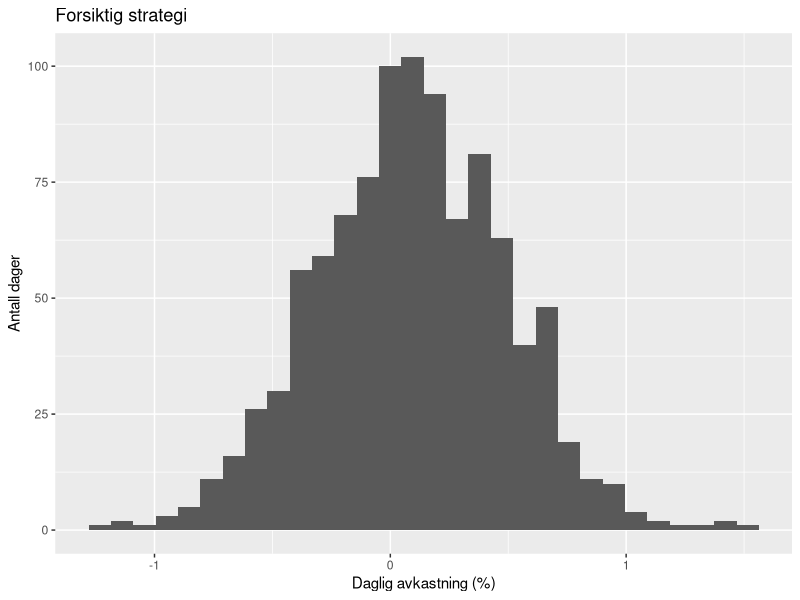
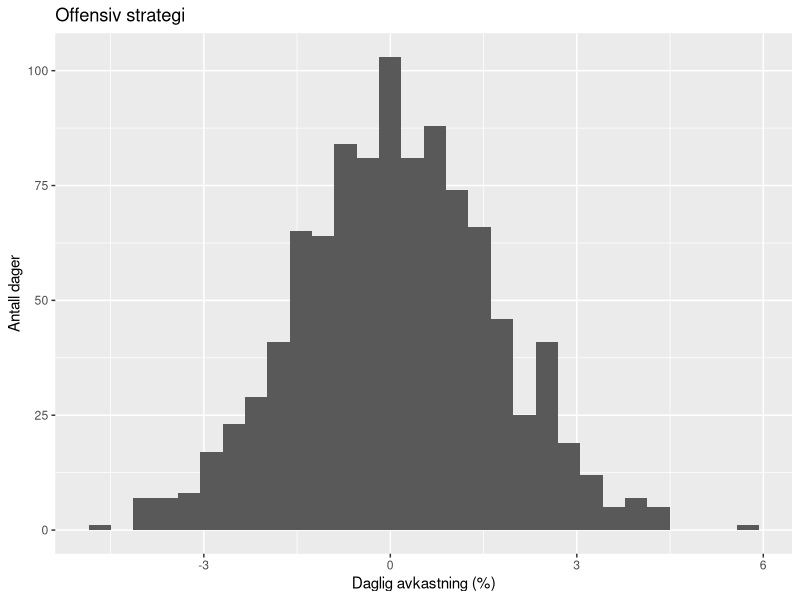
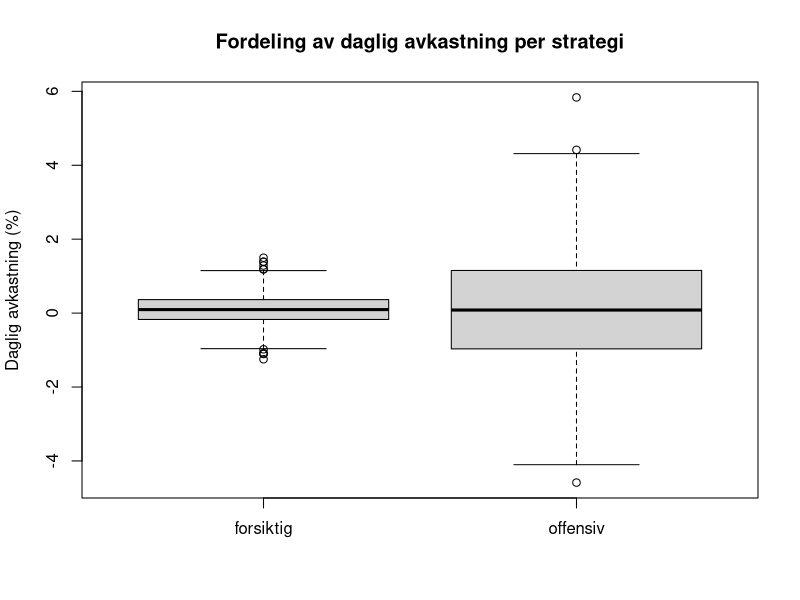
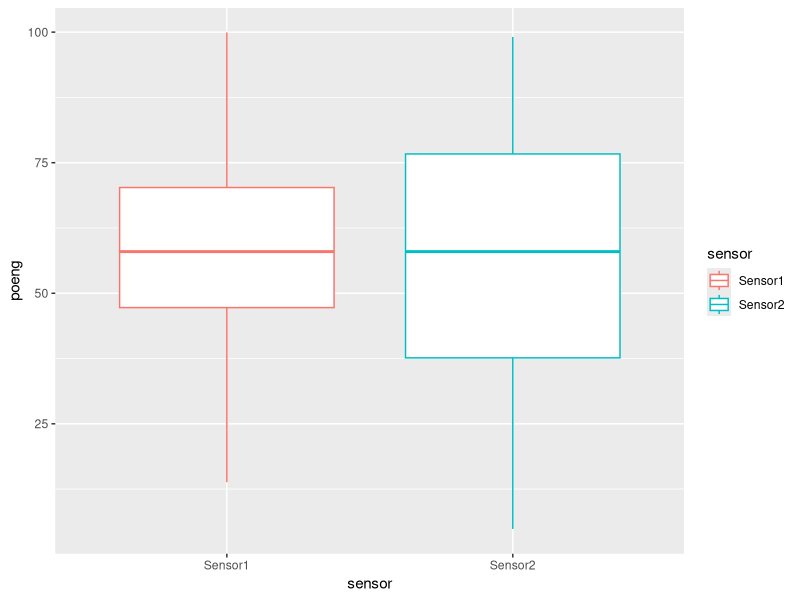
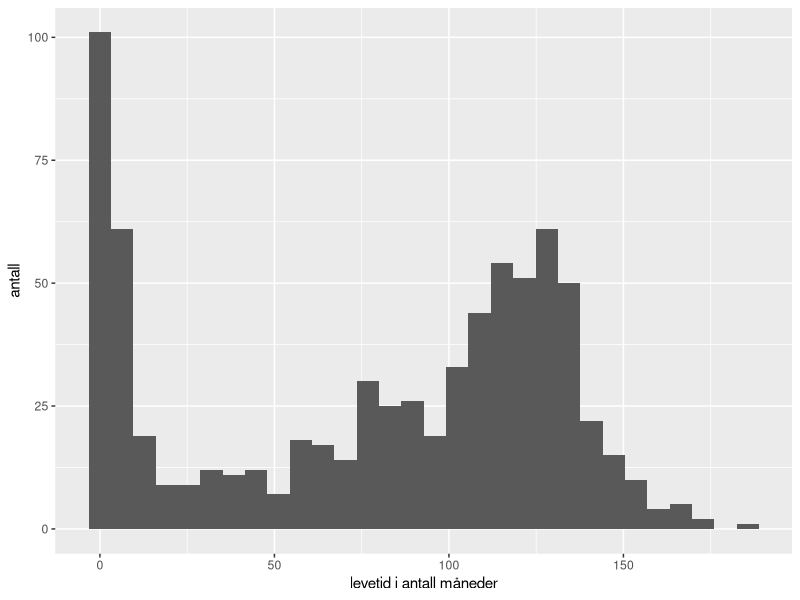
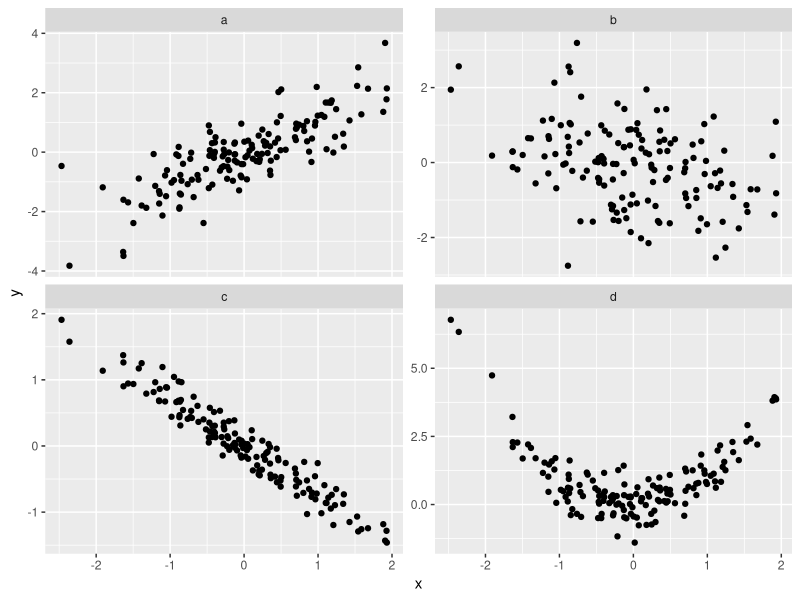
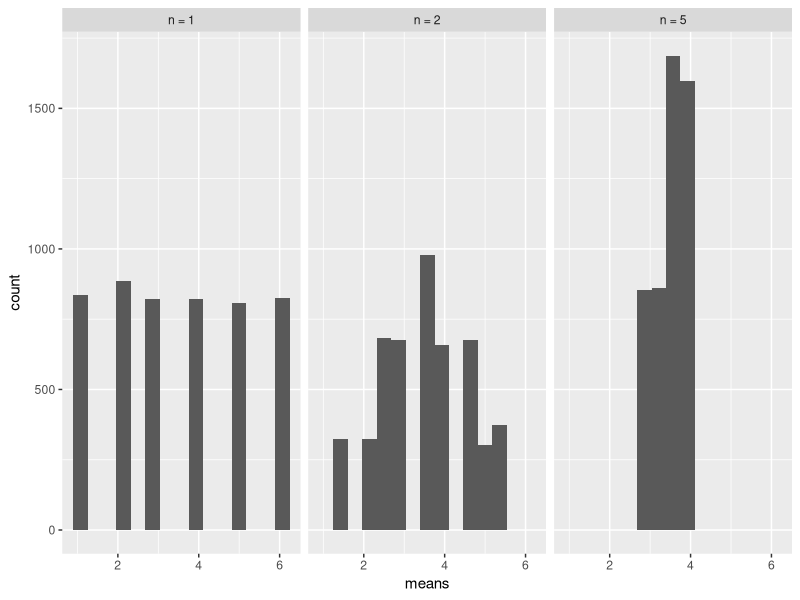

The R source for these figures, in order:
## ---- chunk 1
set.seed(42)
avkastning <- data.frame(
  forsiktig = rnorm(1000, mean = 0.10, sd = 0.4),
  offensiv  = rnorm(1000, mean = 0.10, sd = 1.6)
)
## ---- chunk 2
library(dplyr)
avkastning %>%
  summarise(
    snitt_forsiktig = mean(forsiktig),
    sd_forsiktig    = sd(forsiktig),
    snitt_offensiv  = mean(offensiv),
    sd_offensiv     = sd(offensiv)
  )
## ---- chunk 3
library(ggplot2)
ggplot(avkastning, aes(x = forsiktig)) +
  geom_histogram(bins = 30) +
  labs(x = "Daglig avkastning (%)", y = "Antall dager", title = "Forsiktig strategi")
ggplot(avkastning, aes(x = offensiv)) +
  geom_histogram(bins = 30) +
  labs(x = "Daglig avkastning (%)", y = "Antall dager", title = "Offensiv strategi")
## ---- chunk 4
boxplot(avkastning,
        ylab = "Daglig avkastning (%)",
        main = "Fordeling av daglig avkastning per strategi")
## ---- chunk 5
set.seed(1)
# Vekten (i kg) til 25 tilfeldig valgte laks
vekt <- rnorm(25, mean = 5.2, sd = 0.8)
## ---- chunk 6
gj.snitt <- mean(vekt)              # utvalgsgjennomsnittet, vårt punktestimat
s        <- sd(vekt)                # utvalgsstandardavviket (vi kjenner ikke det sanne)
n        <- length(vekt)            # antall observasjoner
t_krit   <- qt(0.975, df = n - 1)   # kritisk verdi fra t-fordelingen

# Nedre og øvre grense i konfidensintervallet (LCL og UCL):
LCL <- gj.snitt - t_krit * s / sqrt(n)
UCL <- gj.snitt + t_krit * s / sqrt(n)

c(LCL, gj.snitt, UCL)
## ---- chunk 7
library(ggplot2)
library(tidyverse)
set.seed(123)
n <- 200
Sensor1 <- rnorm(n, mean = 60, sd = 20)
Sensor2 <- c(rnorm(n*(2/4), mean = 40, sd = 20), rnorm(n*(2/4), mean = 85, sd = 20))

df <- data.frame(poeng = c(Sensor1, Sensor2), sensor =factor( rep(c("Sensor1", "Sensor2"), each = n)))

df %>% 
  filter(poeng > 0, poeng < 100) %>% 
ggplot() +
  geom_boxplot(aes(y = poeng, x = sensor, color = sensor))

## ---- chunk 8
library(ggplot2)
set.seed(12345)
levetid <- c(rep(1, 40), rep(2,30), rep(3, 25), rep(4, 20), rep(5, 12), 
             rep(6, 10),rep(7, 5), sample(seq(8:100), size = 200, replace = T), rnorm(400, mean = 120, sd = 20))

ggplot(data = data.frame(levetid = levetid)) +
  geom_histogram(aes(x = levetid)) + 
  xlab("levetid i antall måneder") +
  ylab("antall")
## ---- chunk 9
set.seed(124)
n <- 150
x1 <- rnorm(n)
y1 <- x1 + rnorm(n, sd = 0.7)
y2 <- -0.5*x1 + rnorm(n, sd = 1)
y3 <- -0.7*x1 + rnorm(n, sd = 0.2)
y4 <- x1^2 + rnorm(n, sd = 0.5)

df <- data.frame(x = rep(x1, 4), y = c(y1, y2, y3, y4), figur = factor(rep(c("a", "b", "c", "d"), each = n)))
ggplot(df) +
  geom_point(aes(x = x, y = y)) +
  facet_wrap(~figur, scales = "free_y")

# cor(x1,y1)
# cor(x1, y2)
# cor(x1, y3)
# cor(x1, y4)

## ---- chunk 10
set.seed(123)
n <- 5000
X1 <- sample(seq(6), size = n, replace = T)
X2 <- rep(NA, n)
X3 <- rep(NA, n)
for(i in 1:n){
  foo1 <- sample(seq(6), 2)
  foo2 <- sample(seq(6), 5)
  X2[i] <- mean(foo1)
  X3[i] <- mean(foo2)
}

df <- data.frame(means = c(X1, X2, X3), 
                 kast = rep(c("n = 1", "n = 2", "n = 5"), each = n))

ggplot(df) + 
  geom_histogram(aes(x = means), bins = 15) +
  facet_grid(~kast)

## ---- chunk 11
n <- 10
rnorm(n)
## ---- chunk 12
gj.snitt <- rep(NA, 100)
for(i in 1:100) {
    gj.snitt[i] <- mean(rnorm(n))
}
